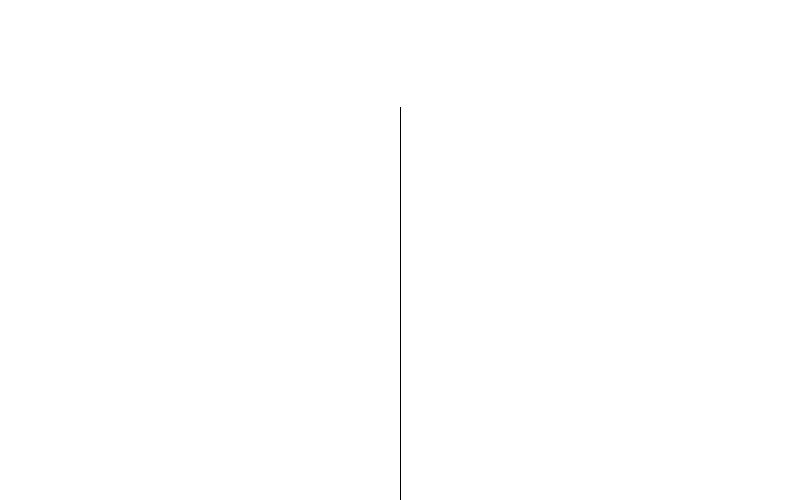
Frame 1 (no input)
Frame 60 (the mouse pressed at the canvas centre just before this capture): identical to frame 1, image omitted
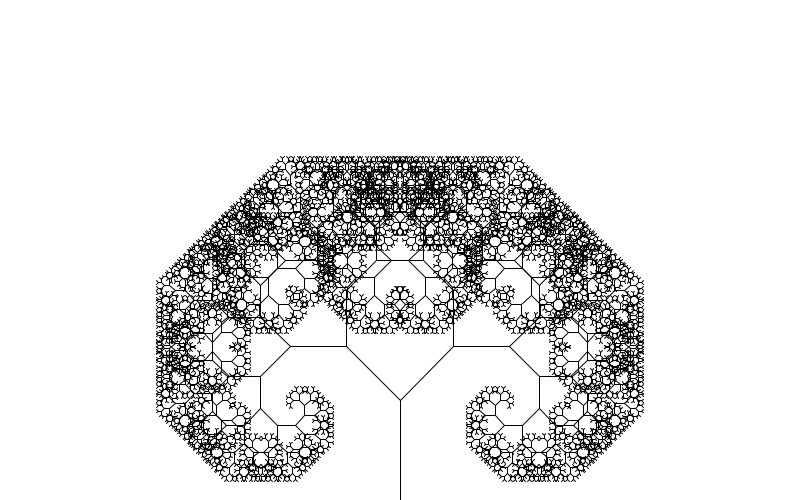
Frame 120 (the mouse held since frame 60 and released just before this capture)

The Processing sketch that drew these frames (run headless with seeded random() and noise(); from frame 60 on, the mouse is pressed at the canvas centre):

// Processing sketch: fractal_tree_demo
// ── fractal_tree_demo.pde
float theta;
 
void setup() {
  size(800, 500);
}
 
void draw() {
  background(255);
  // Pick an angle according to the mouse location.
  theta = map(mouseY,0,height,0,PI/2);
 
  // The first branch starts at the bottom of the window.
  translate(width/2, height);
  stroke(0);
  branch(100);
}

void branch(float len) {
 
  line(0, 0, 0, -len);
  translate(0, -len);
 
  // Each branch’s length shrinks by two-thirds.
  len *= 0.75;
 
  if (len > 2) {
    pushMatrix();
    rotate(theta);
    // Subsequent calls to branch() include the length argument.
    branch(len);
    popMatrix();
 
    pushMatrix();
    rotate(-theta);
    branch(len);
    popMatrix();
  }
}
